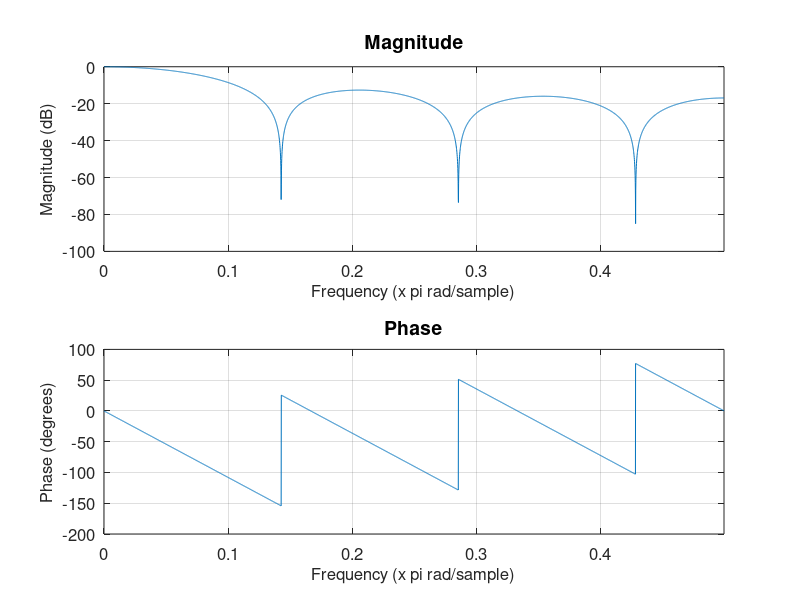
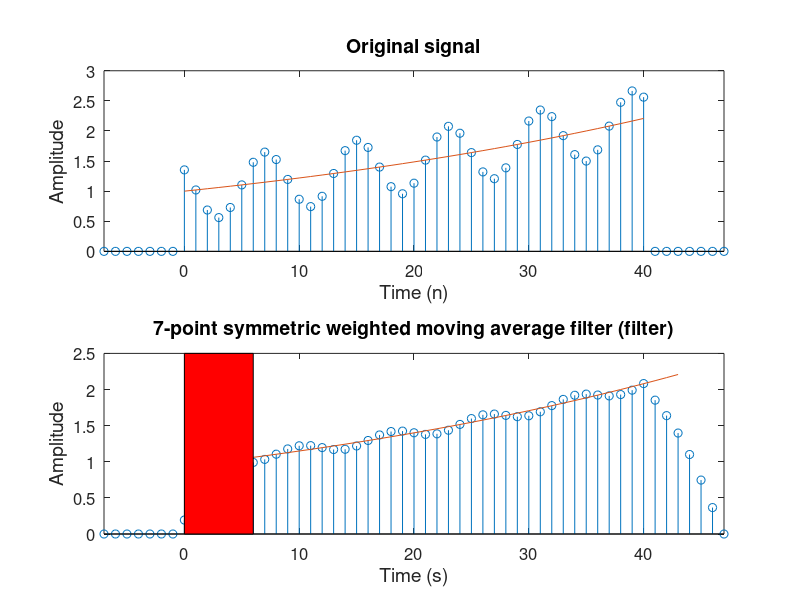

These charts were generated, in order, by the following MATLAB code: (Note: this script raises an error after producing the figures.)
%% FIR_average_filter.m
%
% This script demonstrates the implementation of a moving average filter using
% the lfilter function. The filter is applied to a given signal x(n) and the
% filtered signal is plotted along with the original signal.

clc; clear; close all;

n = 0 : 40;
x = (1.02).^n + 1/2*cos(2*pi*n/8+pi/4);
baseline = (1.02).^n;

filter_length = 7;  % filter length
% get filter transfer function
b = ones(1,filter_length);
% You then have to multiply the filter by the signal values, add them 
% all together and then divide the entire thing by the sum of the 
% coefficients.
a = sum(b);

% zero padding before filtering
x_padded = [zeros(1, length(b)), x, zeros(1, length(b))];
n_padded = [-length(b):-1, n, n(end)+1:length(b)+n(end)];

% Apply filtering using filtfilt function
filtered_x = filter(b, a, x_padded);

% we can analize the magnitude and phase of the filter's impulse response
[response, frequencies] = freqz(b, a, 2^12);

figure('Units', 'normalize', 'Position', [0.1, 0.1, 0.6, 0.6])

subplot(2, 1, 1)
plot(frequencies/(2*pi), 20*log10(abs(response)))
set(gca, 'FontSize', 12)
xlabel('Frequency (x pi rad/sample)', 'FontSize', 12)
ylabel('Magnitude (dB)', 'Fontsize', 12)
title('Magnitude', 'FontSize', 14)
xlim([frequencies(1)/(2*pi), frequencies(end)/(2*pi)])
grid on

subplot(2, 1, 2)
plot(frequencies/(2*pi), rad2deg(angle(response)))
set(gca, 'FontSize', 12)
xlabel('Frequency (x pi rad/sample)', 'FontSize', 12)
ylabel('Phase (degrees)', 'FontSize', 12)
title('Phase', 'FontSize', 14)
xlim([frequencies(1)/(2*pi), frequencies(end)/(2*pi)])
grid on


% Plot the original and filtered signals
figure('Units', 'normalize', 'Position', [0.1, 0.1, 0.6, 0.6])

subplot(2, 1, 1)
stem(n_padded, x_padded)
hold on
plot(n, baseline)
set(gca, 'FontSize', 12)
title('Original signal', 'FontSize', 14)
xlabel('Time (n)', 'FontSize', 14)
ylabel('Amplitude', 'FontSize', 14)
xlim([n_padded(1) n_padded(end)])

subplot(2, 1, 2)
stem(n_padded, filtered_x)
hold on
plot(n+floor(length(b)/2), baseline)
set(gca, 'FontSize', 12)
title(sprintf('%d-point symmetric weighted moving average filter (filter)', ...
    length(b)), 'FontSize', 14)
xlabel('Time (s)', 'FontSize', 14)
ylabel('Amplitude', 'FontSize', 14)
xlim([n_padded(1) n_padded(end)])
p1 = patch([n(1) n(1)+length(b)-1 n(1)+length(b)-1 n(1)], ...
    [min(ylim) min(ylim) max(ylim) max(ylim)], [1, 0, 0]);
p1.EdgeColor = 'none';
p2 = patch([n(end) n(end)+length(b)-1 n(end)+length(b)-1 n(end)], ...
    [min(ylim) min(ylim) max(ylim) max(ylim)], [1, 0, 0]);
p2.EdgeColor = 'none';
alpha(0.2)
